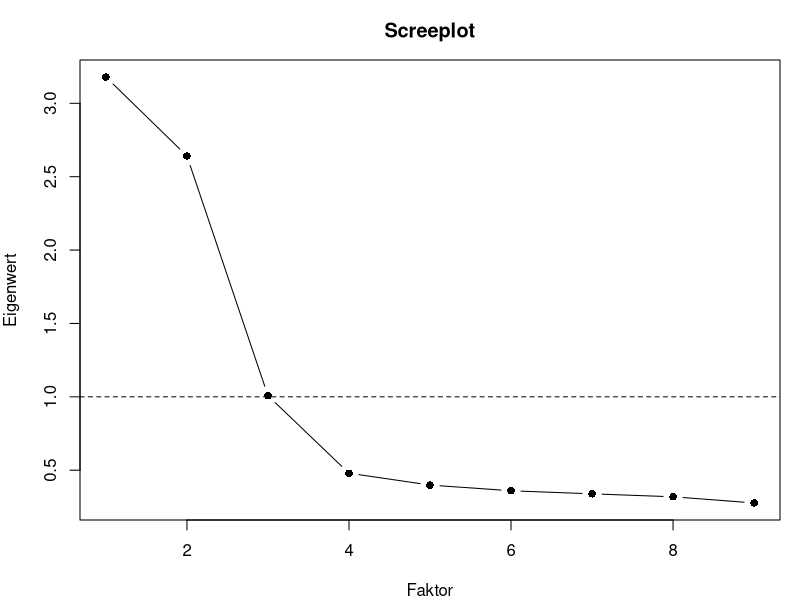

The R script that drew this image:
## ---- chunk 1
#| label: setup-r
#| include: false
library(psych)

# Neun Fragebogenitems, erzeugt aus zwei latenten Faktoren plus Eigenanteil.
# Die Zufallszahlen stammen aus einem einfachen Kongruenzgenerator, damit R und
# Python exakt dieselben Daten sehen.
lehmer <- function(saat, anzahl) {
  s <- saat
  raus <- numeric(anzahl)
  for (k in seq_len(anzahl)) {
    s <- (16807 * s) %% 2147483647
    raus[k] <- s / 2147483647
  }
  raus
}

normalwerte <- function(saat, anzahl) qnorm(lehmer(saat, anzahl))

n <- 400
roh <- matrix(normalwerte(2027, n * 11), nrow = 11, byrow = TRUE)
service <- roh[1, ]   # Zufriedenheit mit der Betreuung
anlage <- roh[2, ]    # Zufriedenheit mit Geraeten und Raeumen
extra <- roh[3, ]     # etwas Eigenes, das keiner der Faktoren erklaert

item <- function(faktor, ladung, zeile) {
  round(3 + ladung * faktor + 0.6 * roh[zeile, ], 2)
}

fragebogen <- data.frame(
  freundlich   = item(service, 0.85, 4),
  beratung     = item(service, 0.80, 5),
  erreichbar   = item(service, 0.70, 6),
  hilfsbereit  = item(service, 0.75, 7),
  geraete      = item(anlage, 0.85, 8),
  sauberkeit   = item(anlage, 0.75, 9),
  garderobe    = item(anlage, 0.70, 10),
  platzangebot = item(anlage, 0.65, 11),
  parkplatz    = round(3 + 0.60 * extra + 0.6 * normalwerte(9973, n), 2)
)
## ---- chunk 2
#| label: b1-fa-r
round(cor(fragebogen), 2)

KMO(fragebogen)$MSA                                    # gesamtes KMO-Mass
round(KMO(fragebogen)$MSAi, 3)                         # je Item
cortest.bartlett(cor(fragebogen), n = nrow(fragebogen))
## ---- chunk 3
#| label: b2-fa-r
efa <- fa(fragebogen, nfactors = 2, rotate = "oblimin", fm = "ml")

print(efa$loadings, cutoff = 0.3)
round(data.frame(kommunalitaet = efa$communality,
                 eigenanteil = efa$uniquenesses), 3)
round(efa$Phi, 3)
## ---- chunk 4
#| label: b3-fa-r
round(sort(efa$communality), 3)
round(efa$loadings["parkplatz", ], 3)

# Was passiert, wenn das Item entfernt wird?
ohne <- fa(fragebogen[, names(fragebogen) != "parkplatz"],
           nfactors = 2, rotate = "oblimin", fm = "ml")
round(ohne$Vaccounted["Proportion Var", ], 3)
## ---- chunk 5
#| label: fig-b4-fa-r
#| fig-cap: "Beispiel 4: Eigenwerte der Korrelationsmatrix mit der Schwelle bei eins."
#| fig-height: 3.4
eigen_werte <- eigen(cor(fragebogen))$values
round(eigen_werte, 3)

par(mar = c(4, 4, 3, 1))
plot(eigen_werte, type = "b", pch = 16, xlab = "Faktor", ylab = "Eigenwert",
     main = "Screeplot")
abline(h = 1, lty = 2)

# Parallelanalyse: Vergleich mit Eigenwerten aus Zufallsdaten gleicher Groesse
parallel <- fa.parallel(fragebogen, fa = "fa", plot = FALSE, n.iter = 20)
parallel$nfact
## ---- chunk 6
#| label: b5-fa-r
#| warning: true
efa_zu_viele <- fa(fragebogen, nfactors = 4, rotate = "oblimin", fm = "ml")

print(efa_zu_viele$loadings, cutoff = 0.3)
round(efa_zu_viele$Vaccounted["Proportion Var", ], 3)
round(sort(efa_zu_viele$communality, decreasing = TRUE), 3)
